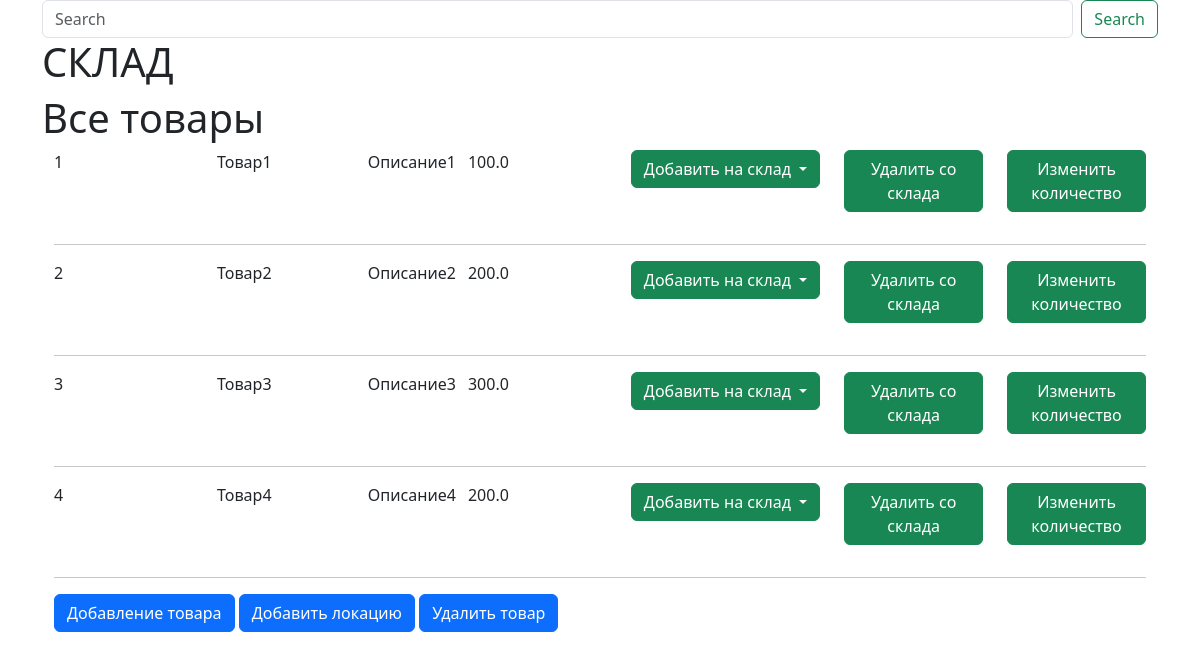
The page / on the database its author committed.
### app.py (models this page shows, shortened)
class Products(db.Model):
    __tablename__ = 'products'
    id = db.Column(db.Integer, primary_key=True, autoincrement=True)
    name = db.Column(db.String(50), nullable=False)
    description = db.Column(db.Text, nullable=False)
    price = db.Column(db.Double, nullable=False)

### app.py (the view)
@app.route('/')
def index():
    allproducts = Products.query.all()
    all_locations = Location.query.all()
    return render_template("index.html", allproducts=allproducts, all_locations=all_locations)

### templates/index.html (shortened to what this page needs)
<!doctype html>
<html lang="ru" xmlns="http://www.w3.org/1999/html">
  <head>
    <link href="https://cdn.jsdelivr.net/npm/bootstrap@5.0.2/dist/css/bootstrap.min.css" rel="stylesheet">
    <link href="https://cdn.jsdelivr.net/npm/bootstrap@5.3.2/dist/css/bootstrap.min.css" rel="stylesheet">
  </head>
  <body>
    <div class="container">
      <form class="d-flex">
         <input class="form-control me-2" type="search" placeholder="Search" aria-label="Search">
         <button class="btn btn-outline-success" type="submit">Search</button>
      </form>
    </div>
  <div class="container">
    <h1>СКЛАД</h1>
      <h1>Все товары</h1>
    {% for el in allproducts %}
    <div class="container">
      <div class="row">
        <div class="col">
          {{ el.id }}
        </div>
        <div class="col">
          {{ el.name }}
        </div>
          {{ el.description }}
        <div class="col">
        {{ el.price }}
        </div>
        <div class="col">
          <div class="dropdown">
          <a class="btn btn-success dropdown-toggle" href="#" role="button" id="dropdownMenuLink" data-bs-toggle="dropdown" aria-expanded="false">
            Добавить на склад
          </a>
          </div>
        </div>
        <div class="col">
        <a href="*"   class="btn btn-success">Удалить со склада</a>
        </div>
        <div class="col">
        <a href="*"   class="btn btn-success">Изменить количество</a></p>
        </div>
      </div>
      <hr>
    </div>
      {% endfor %}
    <div class="container">
    <button type="button" class="btn btn-primary" data-bs-toggle="modal" data-bs-target="#staticBackdrop">
      Добавление товара
    </button>
    <button type="button" class="btn btn-primary" data-bs-toggle="modal" data-bs-target="#staticBackdrop2">
      Добавить локацию
    </button>
    <button type="button" class="btn btn-primary" data-bs-toggle="modal" data-bs-target="#staticBackdrop3">
      Удалить товар
    </button>
   </div>
  </div>
  </body>
</html>

### rows shown on the page
Products: id "1", name "Товар1", description "Описание1", price "100.0"
Products: id "2", name "Товар2", description "Описание2", price "200.0"
Products: id "3", name "Товар3", description "Описание3", price "300.0"
Products: id "4", name "Товар4", description "Описание4", price "200.0"
